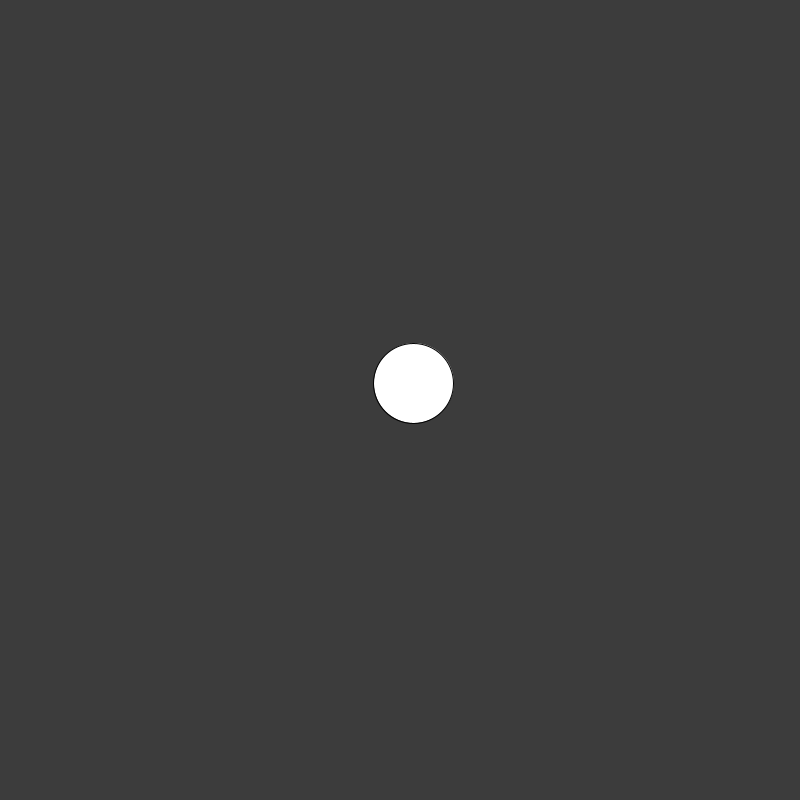
Frame 1 (no input)
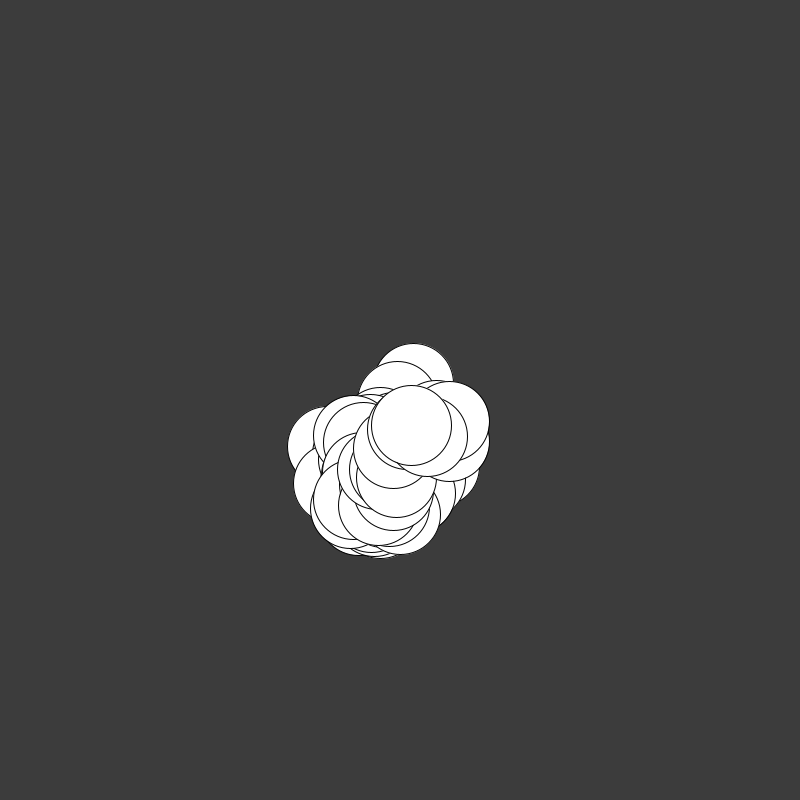
Frame 60 (the mouse pressed at the canvas centre just before this capture)
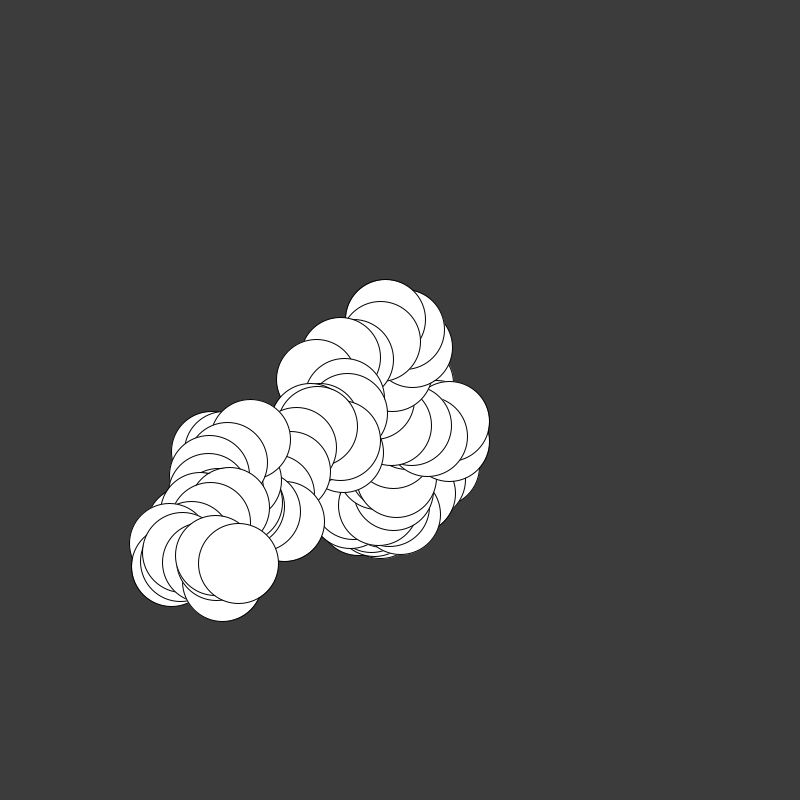
Frame 120 (the mouse held since frame 60 and released just before this capture)

The Processing sketch that drew these frames (run headless with seeded random() and noise(); from frame 60 on, the mouse is pressed at the canvas centre):

// Processing sketch: Random_2
// ── Random_2.pde
float speed = 30.0, x = 0.0, y = 0.0; // Declaración de variables del tipo flotante.
int diameter = 80; // Declaración de variables de tipo entero. 

void setup(){
  size(800,800); // Tamaño de la ventana.
  background(60); // Color de fondo.
  x = width/2; // Inicialización de la variable x.
  y = height/2; // Inicialización de la variable y.
  randomSeed(30); // Fijar una semilla para los datos aleatorios.
}

void draw(){
  x += random(-speed, speed); // Asignar una dato aleatorio a la variable x.
  y += random(-speed, speed); // Asignar una dato aleatorio a la variable y.
  x = constrain(x, diameter, width - diameter); // Restringir los valores que puede tomar la variable x.
  y = constrain(y, diameter, height - diameter); // Restringir los valores que puede tomar la variable y.
  ellipse(x, y, diameter, diameter); // Imprimir las elipces.
}
